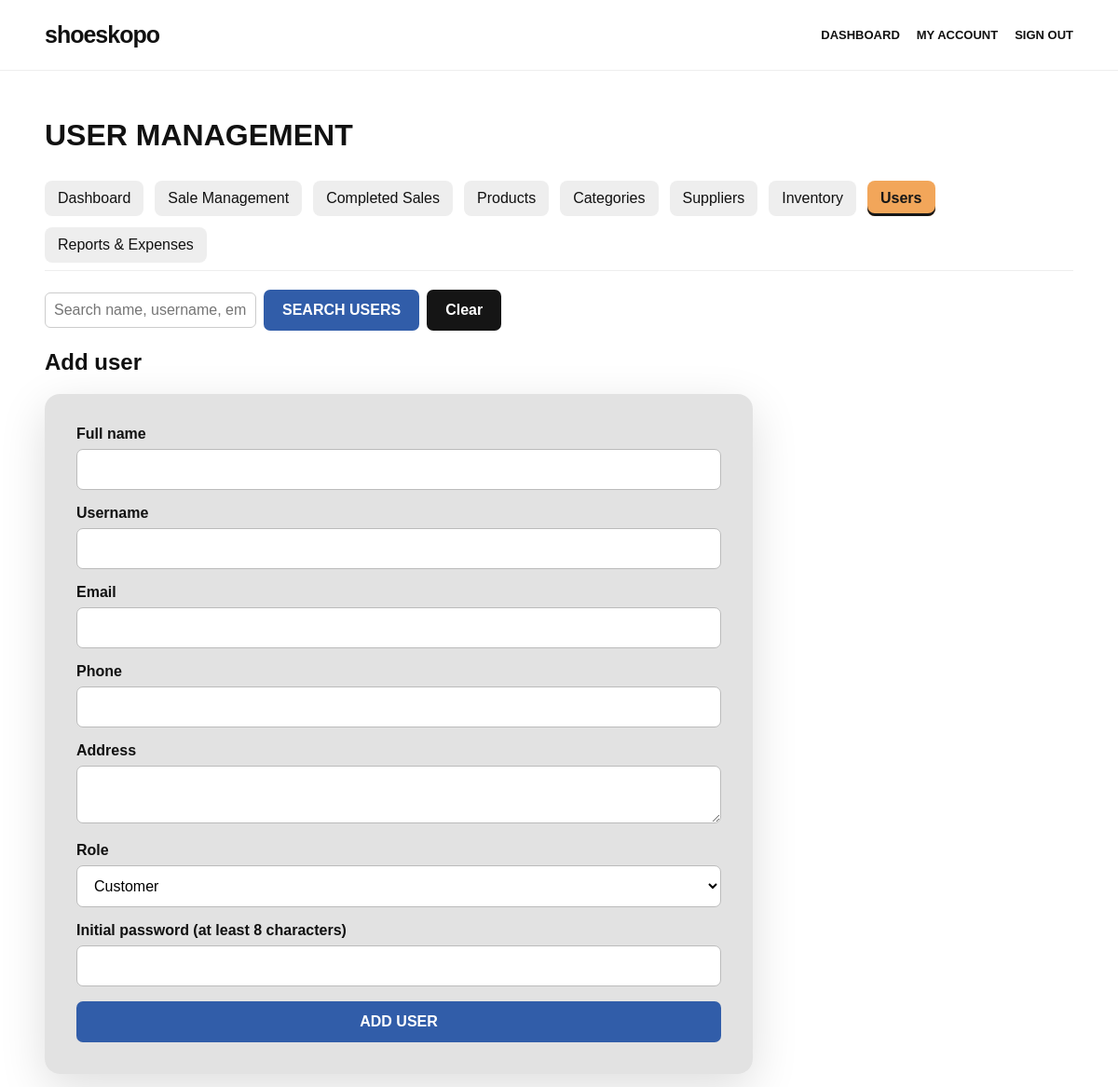
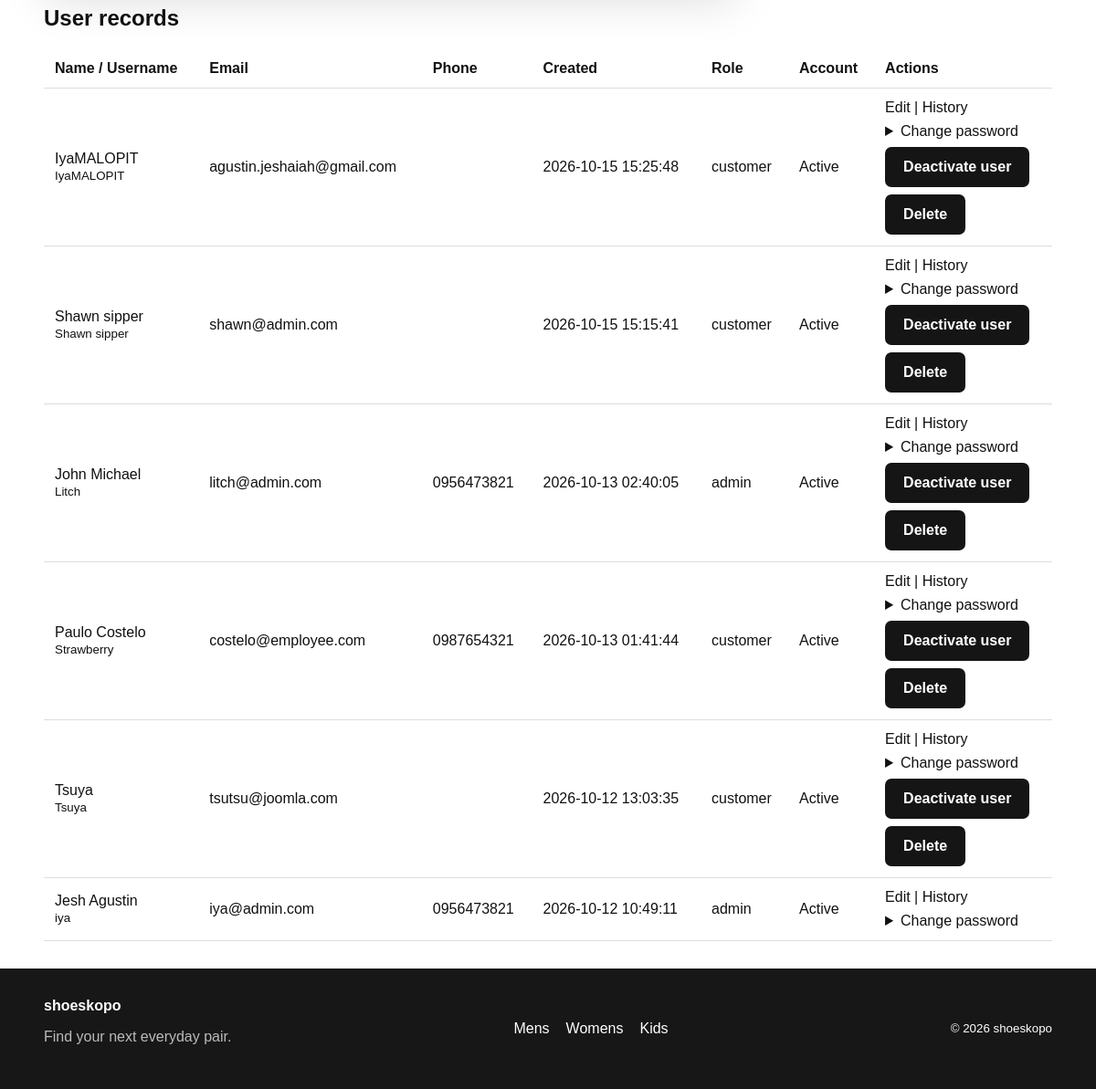
The page /admin/users.php (signed in) on the database its author committed (2 pictures, top to bottom).
### tables this page shows
CREATE TABLE `users` (
  `id` int(11) NOT NULL,
  `username` varchar(80) NOT NULL,
  `email` varchar(190) NOT NULL,
  `password_hash` varchar(255) NOT NULL,
  `role` enum('admin','employee','customer') NOT NULL DEFAULT 'customer',
  `created_at` timestamp NOT NULL DEFAULT current_timestamp(),
  `full_name` varchar(160) DEFAULT NULL,
  `phone` varchar(40) DEFAULT NULL,
  `address` text DEFAULT NULL,
  `avatar_path` varchar(255) DEFAULT NULL,
  `is_active` tinyint(1) NOT NULL DEFAULT 1
);

### admin/users.php (the view, shortened to what this page needs)
<?php
require_once __DIR__ . '/../config/db.php';
require_once __DIR__ . '/../includes/functions.php';
require_role(['admin']);
$currentUserId = (int)(current_user()['id'] ?? 0);
$search = trim($_GET['q'] ?? '');
$stmt = $pdo->prepare(
    "SELECT id, username, email, role, created_at, full_name, phone, address, is_active
     FROM users
     WHERE username LIKE ?
        OR email LIKE ?
        OR COALESCE(full_name, '') LIKE ?
        OR COALESCE(phone, '') LIKE ?
     ORDER BY created_at DESC"
);
$like = '%' . $search . '%';
$stmt->execute([$like, $like, $like, $like]);
$users = $stmt->fetchAll();
$edit = null;
include __DIR__ . '/../includes/header.php';
?>
<div class="admin-shell">
<h1>USER MANAGEMENT</h1>
<?= admin_navigation('users.php') ?>
<form method="get" class="inline-form" style="margin:20px 0">
    <input name="q" placeholder="Search name, username, email, phone" value="<?= e($search) ?>">
    <button class="btn btn-blue">SEARCH USERS</button><a class="btn" href="users.php">Clear</a>
</form>
<h2><?= $edit ? 'Edit user' : 'Add user' ?></h2>
<section class="form-wrap" style="margin:20px 0;max-width:760px">
<form method="post" novalidate>
    <div class="field"><label>Full name</label><input name="full_name" value="<?= e($edit['full_name'] ?? '') ?>"></div>
    <div class="field"><label>Username</label><input name="username" required maxlength="80" value="<?= e($edit['username'] ?? '') ?>"></div>
    <div class="field"><label>Email</label><input type="text" name="email" value="<?= e($edit['email'] ?? '') ?>"></div>
    <div class="field"><label>Phone</label><input name="phone" value="<?= e($edit['phone'] ?? '') ?>"></div>
    <div class="field"><label>Address</label><textarea name="address"><?= e($edit['address'] ?? '') ?></textarea></div>
    <div class="field"><label>Role</label><select name="role"><?php foreach (['customer', 'employee', 'admin'] as $role): ?><option value="<?= e($role) ?>" <?= ($edit['role'] ?? 'customer') === $role ? 'selected' : '' ?>><?= ucfirst($role) ?></option><?php endforeach; ?></select></div>
    <?php if (!$edit): ?><div class="field"><label>Initial password (at least 8 characters)</label><input type="password" name="password" minlength="8" required autocomplete="new-password"></div><?php endif; ?>
    <button class="btn btn-blue"><?= $edit ? 'UPDATE USER' : 'ADD USER' ?></button>
</form>
</section>
<h2>User records</h2>
<div class="table-wrap"><table class="data-table">
<thead><tr><th>Name / Username</th><th>Email</th><th>Phone</th><th>Created</th><th>Role</th><th>Account</th><th>Actions</th></tr></thead><tbody>
<?php foreach ($users as $user): ?>
<tr>
    <td><?= e($user['full_name'] ?: $user['username']) ?><br><small><?= e($user['username']) ?></small></td>
    <td><?= e($user['email']) ?></td><td><?= e($user['phone'] ?? '') ?></td><td><?= e($user['created_at']) ?></td><td><?= e($user['role']) ?></td><td><?= (int)$user['is_active']===1 ? 'Active' : 'Inactive' ?></td>
    <td>
        <a href="users.php?edit=<?= (int)$user['id'] ?>">Edit</a> |
        <a href="users.php?history=<?= (int)$user['id'] ?>">History</a>
        <details style="margin-top:8px"><summary>Change password</summary>
        </details>
        <?php if ((int)$user['id'] !== $currentUserId): ?>
        <form method="post" style="margin-top:8px"><button class="btn" type="submit"><?= (int)$user['is_active']===1 ? 'Deactivate user' : 'Activate user' ?></button></form>
        <form method="post" onsubmit="return confirm('Delete this user and their order history?')" style="margin-top:8px">
            <button class="btn" type="submit">Delete</button>
        </form>
        <?php endif; ?>
    </td>
</tr>
<?php endforeach; ?>
</tbody></table></div>
</div>
<?php include __DIR__ . '/../includes/footer.php'; ?>

### assets/css/style.css (style rules this page uses)
* { box-sizing:border-box }
html { scroll-behavior:smooth }
body { margin:0;color:#111;background:#fff;font-family:Arial,Helvetica,sans-serif }
a { color:inherit;text-decoration:none }
button,input,select,textarea { font:inherit }
.btn { display:inline-block;border:0;border-radius:7px;padding:13px 20px;background:#151515;color:#fff;font-weight:700;cursor:pointer }
.btn-blue { background:#315da9 }
.form-wrap { max-width:440px;margin:44px auto;padding:34px;background:rgba(225,225,225,.94);border-radius:16px;box-shadow:0 15px 50px #0002 }
.field { margin-bottom:16px }
.field label { display:block;font-weight:700;margin-bottom:7px }
.field input,.field select,.field textarea { width:100%;padding:12px 14px;border:1px solid #bbb;border-radius:7px;background:#fff }
.form-wrap .btn { width:100% }
.table-wrap { overflow:auto }
.data-table { width:100%;border-collapse:collapse }
.data-table th,.data-table td { padding:12px;border-bottom:1px solid #ddd;text-align:left }
.admin-shell { padding:30px 4% }
.inline-form { display:flex;gap:8px;align-items:center;flex-wrap:wrap }
.inline-form input,.inline-form select { padding:9px;border:1px solid #ccc;border-radius:6px }

### rows shown on the page
users: username "IyaMALOPIT", email "agustin.jeshaiah@gmail.com", created_at "2026-10-15 15:25:48", role "customer", is_active "Active"
users: username "Shawn sipper", email "shawn@admin.com", created_at "2026-10-15 15:15:41", role "customer", is_active "Active"
users: full_name "John Michael", username "Litch", email "litch@admin.com", phone "0956473821", created_at "2026-10-13 02:40:05", role "admin", is_active "Active"
users: full_name "Paulo Costelo", username "Strawberry", email "costelo@employee.com", phone "0987654321", created_at "2026-10-13 01:41:44", role "customer", is_active "Active"
users: username "Tsuya", email "tsutsu@joomla.com", created_at "2026-10-12 13:03:35", role "customer", is_active "Active"
users: full_name "Jesh Agustin", username "iya", email "iya@admin.com", phone "0956473821", created_at "2026-10-12 10:49:11", role "admin", is_active "Active"

### other values the page prints
$label "Dashboard"
$label "Sale Management"
$label "Completed Sales"
$label "Products"
$label "Categories"
$label "Suppliers"
$label "Inventory"
$label "Users"
$label "Reports & Expenses"
form field role "Customer"
